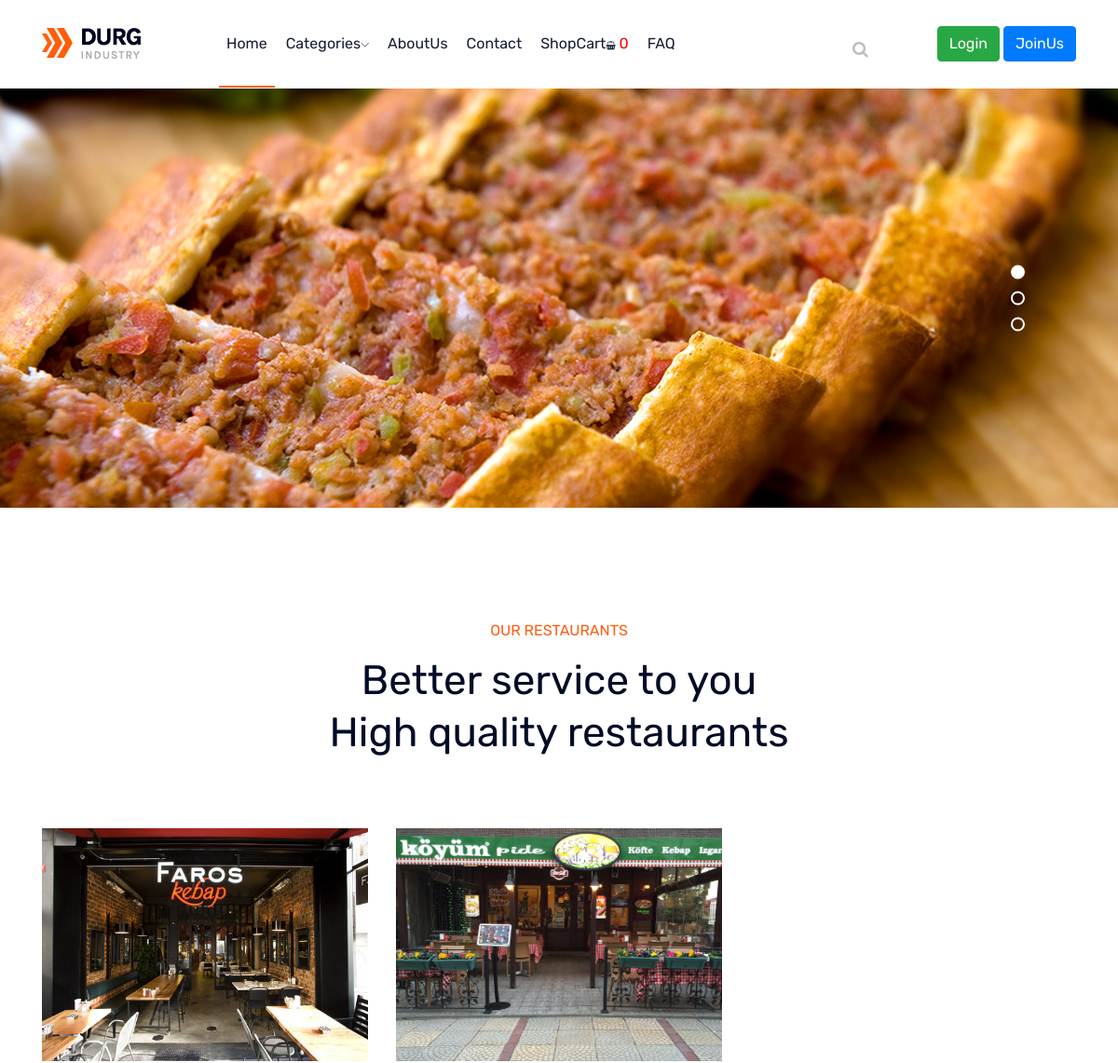
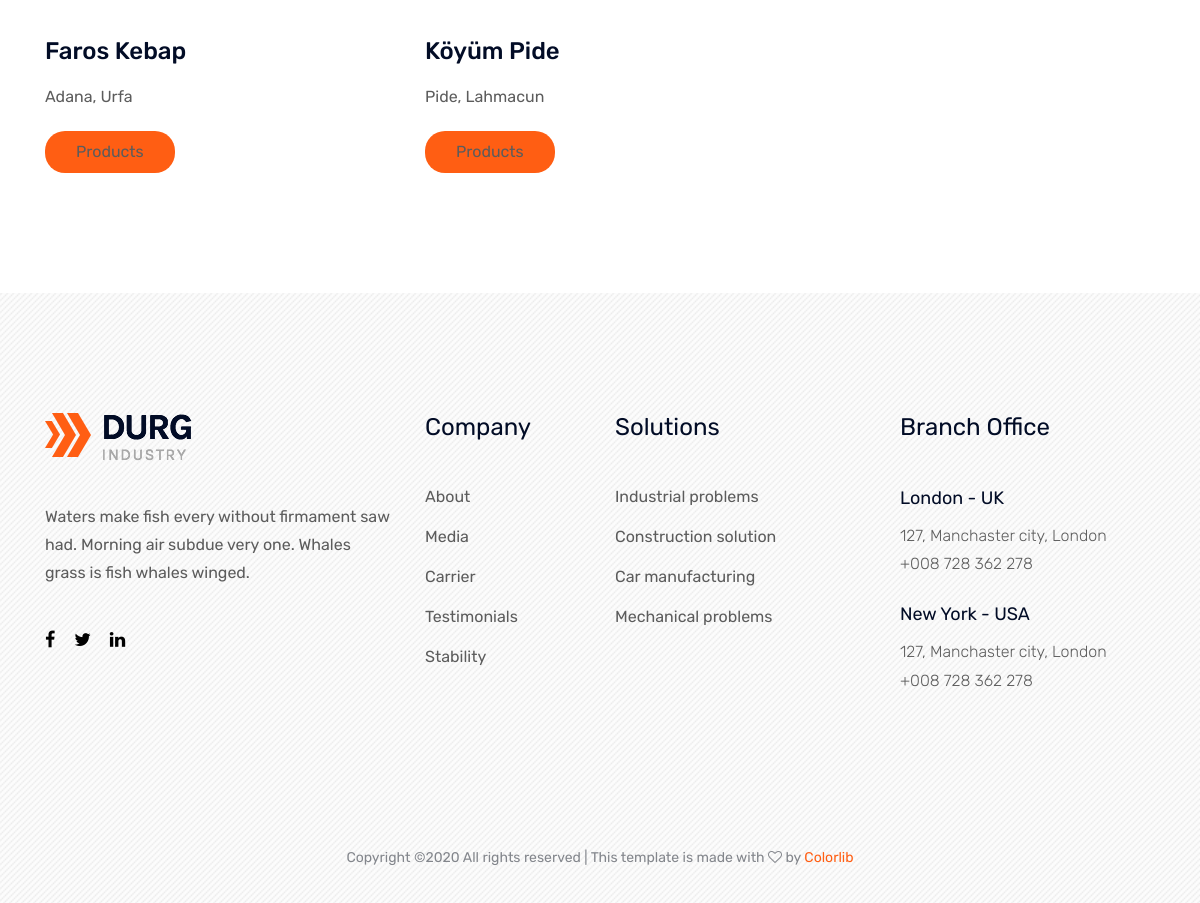
The page / on the database its author committed (2 pictures, top to bottom).
### restaurant/models.py (models this page shows, shortened)
class Restaurant(models.Model):
    STATUS = (
        ('True','Evet'),
        ('False','Hayır'),
    )
    category = models.ForeignKey(Category, on_delete=models.CASCADE)
    title = models.CharField(max_length=100)
    description = models.CharField(max_length=255)
    keywords = models.CharField(max_length=255)
    image = models.ImageField(blank=True, upload_to='images/')
    status = models.CharField(max_length=10, choices=STATUS)
    detail =RichTextUploadingField()
    created_at = models.DateTimeField(auto_now_add=True)
    updated_at = models.DateTimeField(auto_now_add=True)
    def image_tag(self):
        return mark_safe('<img src="{}" height="50"/>'.format(self.image.url))
    image_tag.short_description = 'Image'

### home/views.py (the view)
# urls.py: path('', views.index, name='index'),
def index(request):
    setting = Setting.objects.get(pk=1)
    sliderdata = Foods.objects.all()[:5]
    category = Category.objects.all()
    lastrestaurants = Restaurant.objects.all().order_by('-id')[:6]
    current_user = request.user
    request.session['cart_items'] = ShopCart.objects.filter(user_id=current_user.id).count()  # count item in shopcart
    context = {'setting': setting,
               'category': category,
               'page': 'home',
               'sliderdata': sliderdata,
               'lastrestaurants': lastrestaurants}
    return render(request, 'index.html', context)

### home/templates/index.html (shortened to what this page needs)
{% extends "homebase.html" %}
{% block slider %}
    {% include "slider.html" %}
{% endblock %}
{% block content %}
    {% include "content.html" %}
{% endblock %}

### home/templates/slider.html (shortened to what this page needs)
<div class="slider-area" style="height: 450px">
    <div class="slider-active owl-carousel">
        {% for rs in sliderdata %}
            <div class="single-slider " style="height: 450px">
                <div class="hover-overlay-container">
                </div>
            </div>
        {% endfor %}
    </div>
</div>

### home/templates/content.html
{% load static %}
<div class="service-area">
    <div class="container">
        <div class="row align-items-center justify-content-center">
            <div class="section-title text-center mb-65">
                <span>OUR RESTAURANTS</span>
                <h3>Better service to you<br>
                    High quality restaurants</h3>
            </div>
        </div>
        <div class="row">
            {% for rs in lastrestaurants %}
                <div class="col-xl-4 col-md-4">
                    <div class="single-service">
                        <div class="service-thumb">
                            <img style="height:250px" src="{{ rs.image.url }}" alt="">
                        </div>
                        <h3>{{rs.title}}</h3>
                        <p>{{rs.description}}</p>
                        <a href="/restaurant/{{ rs.id }}" class="genric-btn primary circle btn-sm"> <span>Products</span></a>
                    </div>
                </div>
            {% endfor %}
        </div>
    </div>
</div>

### home/templates/slider.html (style rules this page uses)
.hover-overlay-container { position: relative; width: 1400px; }

### rows shown on the page
Restaurant: image (picture), title "Faros Kebap", description "Adana, Urfa"
Restaurant: image (picture), title "Köyüm Pide", description "Pide, Lahmacun"

### other values the page prints
{{ request.session.cart_items }} "0"
